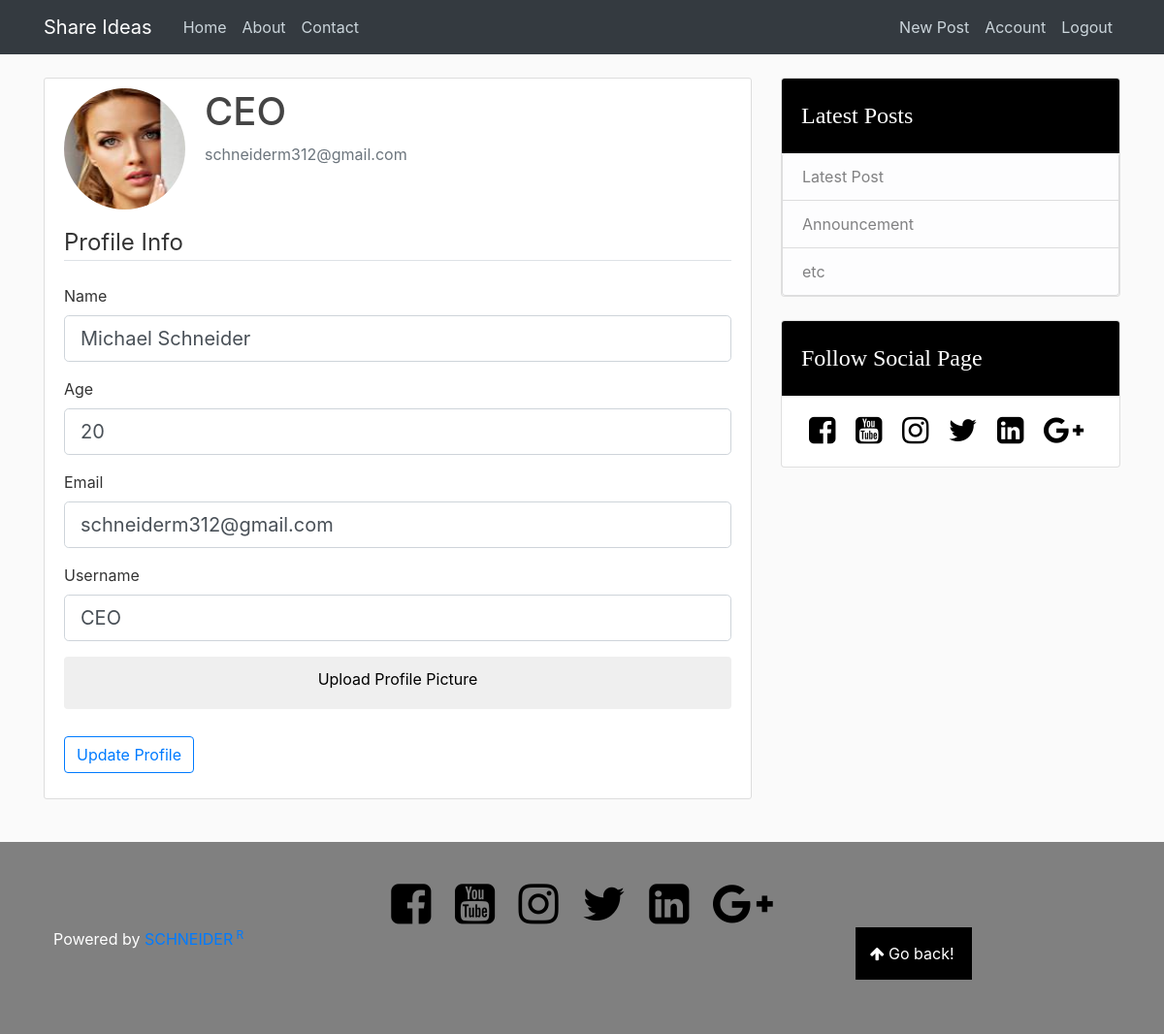
Page /account (signed in) on the committed database.
### shareideas/models.py (models this page shows, shortened)
class User(db.Model, UserMixin):
    id = db.Column(db.Integer, primary_key=True)
    name = db.Column(db.String(120), unique=True, nullable=False)
    age = db.Column(db.String(3), unique=True, nullable=False)
    email = db.Column(db.String(120), unique=True, nullable=False)
    username = db.Column(db.String(20), unique=True, nullable=False)
    image_file = db.Column(db.String(20), nullable=False, default='default.jpg')
    password = db.Column(db.String(60), nullable=False)
    posts = db.relationship('Post', backref='author', lazy=True)

### shareideas/users/routes.py (the view)
@users.route('/account', methods=['GET', 'POST'])
@login_required
def account():
    form = UpdateAccountForm()
    if form.validate_on_submit():
        if form.picture.data:
            picture_file = save_picture(form.picture.data)
            current_user.image_file = picture_file
        current_user.name = form.name.data
        current_user.age = form.age.data
        current_user.email = form.email.data
        current_user.username = form.username.data
        db.session.commit()
        flash('Your account has been updated', 'success')
        return redirect(url_for('users.account'))
    elif request.method == 'GET':
        form.name.data = current_user.name
        form.age.data = current_user.age
        form.email.data = current_user.email
        form.username.data = current_user.username
    image_file = url_for('static', filename='profile/' + current_user.image_file)
    return render_template('account.html', title='Account', image_file=image_file, form=form)

### shareideas/users/forms.py (shortened to what this page needs)
class UpdateAccountForm(FlaskForm):
    name = StringField('Name',
                       validators=[DataRequired()])
    age = StringField('Age',
                      validators=[DataRequired()])
    email = StringField('Email',
                        validators=[DataRequired(), Email()])
    username = StringField('Username',
                           validators=[DataRequired(), Length(min=3, max=20)])
    picture = FileField('Upload Profile Picture',
                        validators=[FileAllowed(['jpg', 'jpeg', 'png'])])
    submit = SubmitField('Update Profile')

### shareideas/models.py (called while the page is built)
@login_manager.user_loader
def load_user(user_id):
    return User.query.get(int(user_id))

### shareideas/templates/account.html (shortened to what this page needs)
{% extends "layout.html" %}
{% block content %}
    <div class="container">
    	<div class="row">
	    	<div class="col-md-8">
			    <div class="content-section">
			    	<div class="media">
			            <img class="rounded-circle account-img" src="{{ image_file }}">
			            <div class="media-body">
			            	<h2 class="account-heading">{{ current_user.username }}</h2>
			            	<p class="text-secondary">{{ current_user.email }}</p>
			            </div>
			        </div>
			        <form method="POST" action="" enctype="multipart/form-data">
						<fieldset class="form-group">
							<legend class="border-bottom mb-4">Profile Info</legend>
							<div class="form-group">
								{{ form.name.label(class="form-control-lable") }}
								{% if form.name.errors %}
								    {{ form.name(class="form-control form-control-lg is-invalid") }}
								    <div class="invalid-feedback">
								    	{% for error in form.name.errors %}
			                                <span>{{ error }}</span>
								    	{% endfor %}
								    </div>
								{% else %}
								    {{ form.name(class="form-control form-control-lg") }}
								{% endif %}
							</div>
							<div class="form-group">
								{{ form.age.label(class="form-control-lable") }}
								{% if form.age.errors %}
								    {{ form.age(class="form-control form-control-lg is-invalid") }}
								    <div class="invalid-feedback">
								    	{% for error in form.age.errors %}
			                                <span>{{ error }}</span>
								    	{% endfor %}
								    </div>
								{% else %}
								    {{ form.age(class="form-control form-control-lg") }}
								{% endif %}
							</div>
							<div class="form-group">
								{{ form.email.label(class="form-control-lable") }}
								{% if form.email.errors %}
								    {{ form.email(class="form-control form-control-lg is-invalid") }}
								    <div class="invalid-feedback">
								    	{% for error in form.email.errors %}
			                                <span>{{ error }}</span>
								    	{% endfor %}
								    </div>
								{% else %}
								    {{ form.email(class="form-control form-control-lg") }}
								{% endif %}
							</div>
							<div class="form-group">
								{{ form.username.label(class="form-control-lable") }}
								{% if form.username.errors %}
								    {{ form.username(class="form-control form-control-lg is-invalid") }}
								    <div class="invalid-feedback">
								    	{% for error in form.username.errors %}
			                                <span>{{ error }}</span>
								    	{% endfor %}
								    </div>
								{% else %}
								    {{ form.username(class="form-control form-control-lg") }}
								{% endif %}
							</div>
							<div class="form-group" style="position: relative;">
								<button type="button" class="btn btn-default btn-block profileB" height="50">
									{{ form.picture.label() }}
								</button>
							</div>
						</fieldset>
						<div class="form-group">
							{{ form.submit(class="btn btn-outline-primary") }}
						</div>
					</form>
			    </div>
	    	</div>
	    	<div class="col-md-4">
	    		<div class="">
	                <div class="card latestP">
	                    <div class="card-header">Latest Posts</div>
	                    <ul class="list-group listGroup">
	                        <li class="list-group-item list-group-item-light">Latest Post</li>
	                        <li class="list-group-item list-group-item-light">Announcement</li>
	                        <li class="list-group-item list-group-item-light">etc</li>
	                    </ul>
	                </div>
	                <br>
	                <div class="card latestP">
	                    <div class="card-header">Follow Social Page</div>
	                    <div class="card-body followSocial">
	                        <a href="#"><i class="fa fa-facebook-square fa-2x"></i></a>
	                        <a href="#"><i class="fa fa-youtube-square fa-2x"></i></a>
	                        <a href="#"><i class="fa fa-instagram fa-2x"></i></a>
	                        <a href="#"><i class="fa fa-twitter fa-2x"></i></a>
	                        <a href="#"><i class="fa fa-linkedin-square fa-2x"></i></a>
	                        <a href="#"><i class="fa fa-google-plus fa-2x"></i></a>
	                    </div>
	                </div>
	            </div>
	    	</div>
    	</div>
	</div>
{% endblock content %}

### shareideas/static/css/custom/blog.css (style rules this page uses)
body { background: #fafafa; color: #333333; }
h1, h2, h3, h4, h5, h6 { color: #444444; }
.content-section { background: #ffffff; padding: 10px 20px; border: 1px solid #dddddd; border-radius: 3px; margin-bottom: 20px }
.account-img { height: 125px; width: 125px; margin-right: 20px; margin-bottom: 16px; }
.account-heading { font-size: 2.5rem; }
.latestP .card-header { background: #000; padding: 20px; color: #fff; font-size: 1.5em; font-family: Oswald }
.followSocial a { color: #000; padding: 20px 8px }

### shareideas/templates/layout.html (style rules this page uses)
.profileB { position: absolute; top: 0; z-index: 1; padding: 10px; }

### rows in the picture
User: username "CEO", email "schneiderm312@gmail.com", name "Michael Schneider", age "20"
